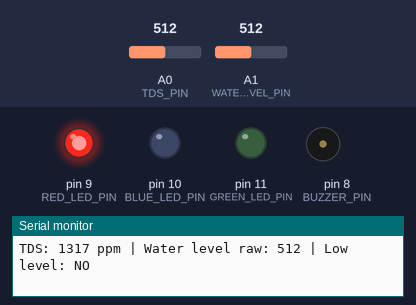
A sketch run on a simulated Arduino Uno, built with avr-gcc and run on an emulated ATmega328P. On the bench: output pins drawn as LEDs (lit = HIGH), buzzer (waves = sounding), the last lines printed to the serial monitor. The inputs (shaded band) are chosen by the test bench; at power-on: A0 (TDS_PIN) = 512, A1 (WATER_LEVEL_PIN) = 512.

Above: at 1.2 s.
1.3 s: A0 (TDS_PIN) set to 329
4.8 s: A0 (TDS_PIN) set to 298
At 6.2 s:
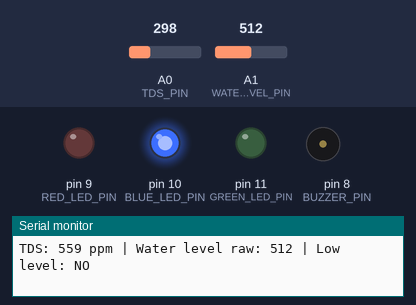
6.5 s: A1 (WATER_LEVEL_PIN) set to 263
8.6 s: A1 (WATER_LEVEL_PIN) set to 235
At 8.75 s:
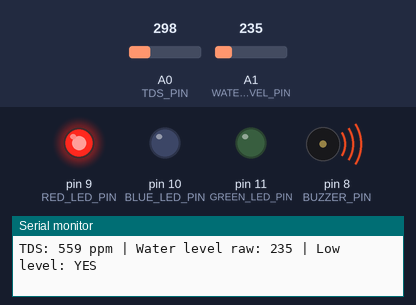
12.1 s: A1 (WATER_LEVEL_PIN) set to 260
At 12.6 s:
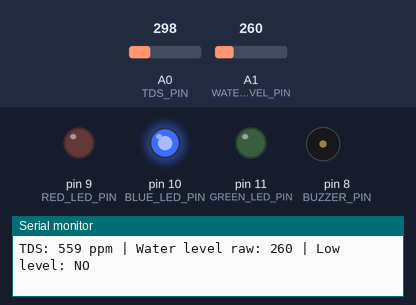
13.7 s: A0 (TDS_PIN) set to 176
15.8 s: A0 (TDS_PIN) set to 151
At 17.9 s:
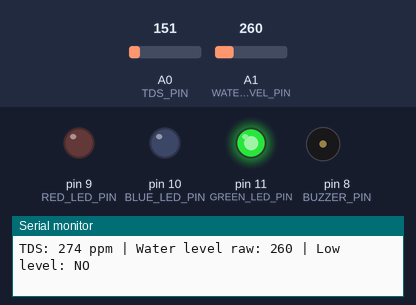
Timing chart, 0 to 19.4 s (numbered marks = the images above; inputs shaded):
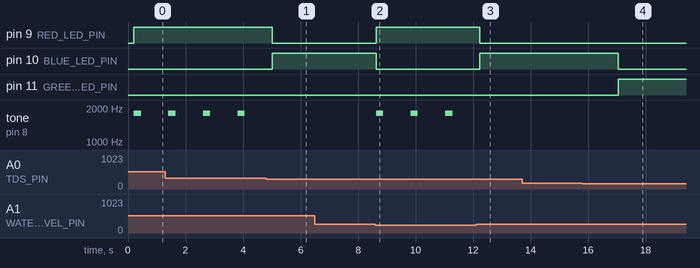

The sketch:

09_Water_Quality_Monitor.ino
```cpp
/*
  Water Quality Monitor - Arduino Uno R3

  Connections:
  TDS sensor analog output -> A0
  Water-level sensor analog output -> A1
  Buzzer -> D8
  Red LED -> D9
  Blue LED -> D10
  Green LED -> D11

  Calibrate TDS_FACTOR and WATER_LOW_THRESHOLD using reference water samples.
  Do not immerse an exposed Arduino or breadboard.
*/

const byte TDS_PIN = A0;
const byte WATER_LEVEL_PIN = A1;
const byte BUZZER_PIN = 8;
const byte RED_LED_PIN = 9;
const byte BLUE_LED_PIN = 10;
const byte GREEN_LED_PIN = 11;

const float ADC_REFERENCE_V = 5.0;
const float WATER_TEMPERATURE_C = 25.0;
const float TDS_FACTOR = 0.5;

const int WATER_LOW_THRESHOLD = 250;
const float GOOD_TDS_MAX_PPM = 300.0;
const float ACCEPTABLE_TDS_MAX_PPM = 600.0;

float readTdsPpm() {
  long total = 0;
  const int sampleCount = 20;

  for (int i = 0; i < sampleCount; i++) {
    total += analogRead(TDS_PIN);
    delay(10);
  }

  const float averageAdc = total / (float)sampleCount;
  const float voltage = averageAdc * ADC_REFERENCE_V / 1023.0;

  const float compensationCoefficient =
      1.0 + 0.02 * (WATER_TEMPERATURE_C - 25.0);
  const float compensatedVoltage = voltage / compensationCoefficient;

  const float tds =
      (133.42 * compensatedVoltage * compensatedVoltage * compensatedVoltage
       - 255.86 * compensatedVoltage * compensatedVoltage
       + 857.39 * compensatedVoltage) * TDS_FACTOR;

  return max(0.0, tds);
}

void setIndicators(bool red, bool blue, bool green) {
  digitalWrite(RED_LED_PIN, red);
  digitalWrite(BLUE_LED_PIN, blue);
  digitalWrite(GREEN_LED_PIN, green);
}

void setup() {
  pinMode(BUZZER_PIN, OUTPUT);
  pinMode(RED_LED_PIN, OUTPUT);
  pinMode(BLUE_LED_PIN, OUTPUT);
  pinMode(GREEN_LED_PIN, OUTPUT);

  Serial.begin(9600);
}

void loop() {
  const float tdsPpm = readTdsPpm();
  const int waterLevel = analogRead(WATER_LEVEL_PIN);
  const bool waterLow = waterLevel < WATER_LOW_THRESHOLD;

  if (waterLow || tdsPpm > ACCEPTABLE_TDS_MAX_PPM) {
    setIndicators(true, false, false);
    tone(BUZZER_PIN, 1800, 250);
  } else if (tdsPpm > GOOD_TDS_MAX_PPM) {
    setIndicators(false, true, false);
    noTone(BUZZER_PIN);
  } else {
    setIndicators(false, false, true);
    noTone(BUZZER_PIN);
  }

  Serial.print(F("TDS: "));
  Serial.print(tdsPpm, 0);
  Serial.print(F(" ppm | Water level raw: "));
  Serial.print(waterLevel);
  Serial.print(F(" | Low level: "));
  Serial.println(waterLow ? F("YES") : F("NO"));

  delay(1000);
}
```

Measured:
- the behaviour switches between 315 and 314 on A0 (TDS_PIN) (found by bisection; images 0 and 1)
- the behaviour switches between 250 and 249 on A1 (WATER_LEVEL_PIN) (found by bisection; images 1 and 2)
- the behaviour switches between 167 and 166 on A0 (TDS_PIN) (found by bisection; images 3 and 4)
- after the input at 4.8 s, pin 9 (RED_LED_PIN): HIGH → LOW after 0.22 s; pin 10 (BLUE_LED_PIN): LOW → HIGH after 0.22 s; tone on pin 8 (BUZZER_PIN): stops changing and stays silent
- after the input at 8.6 s, pin 9 (RED_LED_PIN): LOW → HIGH at once; pin 10 (BLUE_LED_PIN): HIGH → LOW at once; tone on pin 8 (BUZZER_PIN): alternates 1800 Hz for 0.25 s and silent for 0.95 s, starting at once
- after the input at 12.1 s, pin 9 (RED_LED_PIN): HIGH → LOW after 0.14 s; pin 10 (BLUE_LED_PIN): LOW → HIGH after 0.14 s; tone on pin 8 (BUZZER_PIN): stops changing and stays silent
- after the input at 15.8 s, pin 10 (BLUE_LED_PIN): HIGH → LOW after 1.2 s; pin 11 (GREEN_LED_PIN): LOW → HIGH after 1.2 s
- by itself, tone on pin 8 (BUZZER_PIN): alternates 1800 Hz for 0.25 s and silent for 0.95 s
